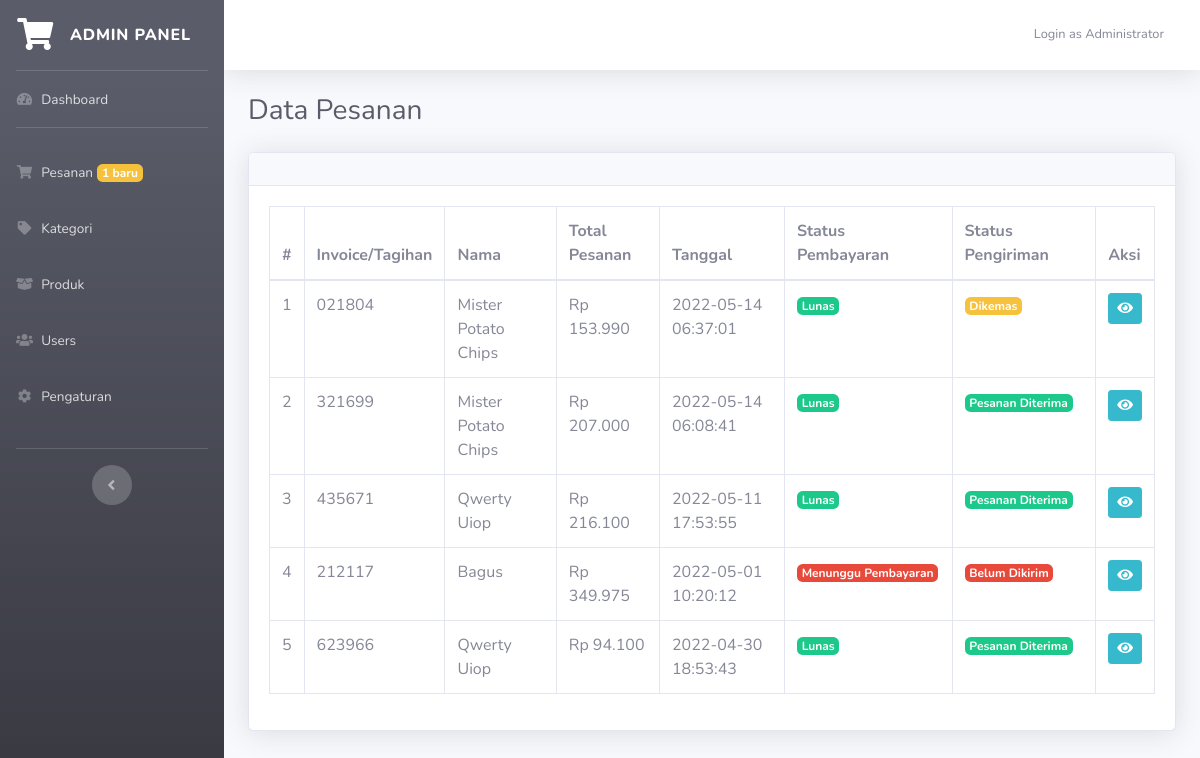
/admin.php?page=orders (signed in), run on the app's committed database.
### tables this page shows
CREATE TABLE `invoice` (
  `id` int(11) NOT NULL,
  `invoice_code` varchar(10) NOT NULL,
  `name` varchar(50) NOT NULL,
  `email` varchar(50) NOT NULL,
  `telp` varchar(20) NOT NULL,
  `region` int(11) NOT NULL,
  `address` text NOT NULL,
  `ongkir` varchar(10) NOT NULL,
  `total_price` int(11) NOT NULL,
  `total_all` int(11) NOT NULL,
  `date_input` datetime NOT NULL,
  `status_payment` int(1) NOT NULL,
  `status_delivery` int(1) NOT NULL,
  `bukti_transfer` varchar(100) NOT NULL,
  `no_resi` varchar(50) NOT NULL,
  `expedisi` varchar(50) NOT NULL
);

### admin.php (called while the page is built, shortened)
<?php
require_once 'include/func.php';
include "module/templates/index-admin.php";

### include/func.php (called while the page is built, shortened)
<?php
function string2Number($cString){
    return str_replace(",","",$cString) ;
}
function number2String($nNumber,$nDecimals=0){
    $nNumber = floatval(string2Number($nNumber)) ;
    return number_format($nNumber,$nDecimals,",",".") ;
}

### module/admin/orders.php (the view, shortened to what this page needs)
<?php
if(isset($_GET['invoice']) && $_GET['invoice'] <> ""){
    $cInvoice = $_GET['invoice'];
    $dbData = mysqli_query($db,"select * from invoice where invoice_code='$cInvoice'");
    $vaInvoice = mysqli_fetch_array($dbData);
    $dbRegion = mysqli_query($db,"select * from region where id='{$vaInvoice['region']}'");
    $vaRegion = mysqli_fetch_array($dbRegion);
?>
<div class="container-fluid">
	<h1 class="h3 mb-2 text-gray-800 mb-2">Code/Invoice = <?= $vaInvoice['invoice_code']; ?></h1>
    <?php if($vaInvoice['status_payment'] == 1 && $vaInvoice['status_delivery'] == 3){ ?>
        <h3 class="text-success">Transaksi selesai</h3>
    <?php } ?>
	<div class="card shadow mb-4">
		<div class="card-header py-3">
            <a href="?page=orders" class="btn btn-sm btn-primary"><i class="fa fa-chevron-left"></i> Back</a>
		</div>
		<div class="card-body">
            <h3 class="lead"> Data Pesanan</h3>
            <hr>
            <div class="row">
                <div class="col-md-6">
                    <table class="table table-sm table-borderless">
                        <tr>
                            <td>Nama Penerima</td>
                            <td><?= $vaInvoice['name']; ?></td>
                        </tr>
                        <tr>
                            <td>Email</td>
                            <td><?= $vaInvoice['email']; ?></td>
                        </tr>
                        <tr>
                            <td>Telepon</td>
                            <td><?= $vaInvoice['telp']; ?></td>
                        </tr>
                        <tr>
                            <td>Wilayah</td>
                            <td><?= $vaRegion['region']; ?></td>
                        </tr>
                        <tr>
                            <td>Alamat Lengkap</td>
                            <td><?= $vaInvoice['address']; ?></td>
                        </tr>
                        <tr>
                            <td>Status Pembayaran</td>
                            <?php if($vaInvoice['status_payment'] == 1){ ?>
                                <td><span class="badge badge-success">Lunas</span></td>
                            <?php
                                }else{
                                    if($vaInvoice['bukti_transfer'] <> ""){
                            ?>
								<td><span class="badge badge-warning">Menunggu Konfirmasi Admin</span></td>
                            <?php
                                    }else{
                            ?>
								<td><span class="badge badge-danger">Menunggu Pembayaran</span></td>
                            <?php
                                    }
                                }
                            ?>
                        </tr>
                        <tr>
                            <td>Status Pengiriman</td>
                            <?php
                                if($vaInvoice['status_delivery'] == 3){
                            ?>
                                <td><span class="badge badge-success">Pesanan Diterima</span></td>
                            <?php
                                }else if($vaInvoice['status_delivery'] == 2){
                            ?>
                                <td><span class="badge badge-info">Dikirim</span></td>
                            <?php
                                }else if($vaInvoice['status_delivery'] == 1){
                            ?>
                                <td><span class="badge badge-warning">Dikemas</span></td>
                            <?php
                                }else{ ?>
                                <td><span class="badge badge-danger">Belum Dikirim</span></td>
                            <?php } ?>
                        </tr>
                        <?php
                            if($vaInvoice['status_delivery'] >= 2){
                        ?>
                        <tr>
                            <td>No. Resi</td>
                            <td><?=$vaInvoice['no_resi']?></td>
                        </tr>
                        <tr>
                            <td>Expedisi</td>
                            <td><?=$vaInvoice['expedisi']?></td>
                        </tr>
                        <?php
                            }
                        ?>
                    </table>
                </div>
            </div>
            <hr>
            <?php
                if($vaInvoice['bukti_transfer'] <> "" && is_file("assets/bukti_transfer/".$vaInvoice['bukti_transfer'])){
            ?>
            <h3 class="lead"> Bukti Transfer <a href="assets/bukti_transfer/<?=$vaInvoice['bukti_transfer']?>" target="_blank"  class="btn btn-sm btn-info"><i class="fa fa-search"></i></a> </h3>
            <?php
                }
            ?>
		</div>
	</div>
    <div class="card shadow mb-5">
        <div class="card-body">
            <table class="table table-bordered">
                <tr>
                    <th>#</th>
                    <th>Nama Barang</th>
                    <th>Jml</th>
                    <th>Info</th>
                    <th>Harga</th>
                    <th>Total</th>
                    <th>Aksi</th>
                <?php
                $no=1;
                $dbOrder = mysqli_query($db,"select * from transaction where id_invoice='$cInvoice'");
                while($data = mysqli_fetch_array($dbOrder)){ ?>
                </tr>
                    <td><?= $no; ?></td>
                    <td><?= $data['product_name']; ?></td>
                    <td class="text-center"><?= $data['qty']; ?></td>
                    <?php if($data['ket'] == ""){ ?>
                        <td>-</td>
                    <?php }else{ ?>
                        <td><?= $data['ket']; ?></td>
                    <?php } ?>
                    <td>Rp <?= number2String($data['price']); ?></td>
                    <?php $total = $data['price'] * $data['qty']; ?>
                    <td>Rp <?= number2String($total); ?></td>
                    <td>
                        <a href="index.php?p=<?= $data['link']; ?>" target="_blank" class="btn btn-sm btn-success"><i class="fa fa-eye"></i></a>
                    </td>
                <tr>
                <?php
                    $no++;
                    }
                ?>
                </tr>
            </table>
            <div class="col-md-6">
                <table class="table table-borderless table-sm">
                    <tr>
                        <th>Total Harga</th>
                        <th>Rp <?= number2String($vaInvoice['total_price']); ?></script></th>
                    </tr>
                    <tr>
                        <th>Biaya Pengiriman</th>
                        <th>Rp <?= number2String($vaInvoice['ongkir']); ?></th>
                    </tr>
                    <tr>
                        <th>Total</th>
                        <th>Rp <?= number2String($vaInvoice['total_all']); ?></th>
                    </tr>
                </table>
            </div>
            <hr>
            <?php if($vaInvoice['status_payment'] == 0){ ?>
                <a href="?page=orders&opt=proses&invoice=<?= $vaInvoice['invoice_code']; ?>" onclick="return confirm('Anda sudah menerima pembayaran dan akan memproses pesanan?');" class="btn btn-info btn-sm">Proses</a>
            <?php }else if($vaInvoice['status_payment'] == 1 && $vaInvoice['status_delivery'] == 1){?>
                <a
                    href="#"
                    class="btn btn-primary btn-sm"
                    data-toggle="modal"
                    data-target="#kirimPesanan"
                    >Kirim Pesanan</a
                >
            <?php } ?>
        </div>
    </div>
</div>
<div
	class="modal fade"
	id="kirimPesanan"
	tabindex="-1"
	role="dialog"
	aria-labelledby="exampleModalLabel"
	aria-hidden="true"
>
	<div class="modal-dialog" role="document">
		<div class="modal-content">
			<div class="modal-header">
				<h5 class="modal-title" id="exampleModalLabel">Anda Akan Mengirimkan Pesanan?</h5>
				<button
					type="button"
					class="close"
					data-dismiss="modal"
					aria-label="Close"
				>
					<span aria-hidden="true">&times;</span>
				</button>
			</div>
			<div class="modal-body">
				<form
					action=""
					method="post"
				>
					<div class="form-group">
						<label for="name">No. Resi</label>
						<input
							type="text"
							class="form-control"
							id="cNoResi"
							name="cNoResi"
							autocomplete="off"
							required
						/>
					</div>
                    <div class="form-group">
						<label for="name">Expedisi</label>
						<input
							type="text"
							class="form-control"
							id="cExpedisi"
							name="cExpedisi"
							autocomplete="off"
							required
						/>
					</div>
					<button type="submit" name="kirim_pesanan" class="btn btn-success">
					Submit
					</button>
                    <button type="button" class="btn btn-danger" data-dismiss="modal">
					Batal
					</button>
				</form>
			</div>
		</div>
	</div>
</div>
<?php
}else{
?>
<div class="container-fluid">
	<h1 class="h3 mb-2 text-gray-800 mb-4">Data Pesanan</h1>
	<div class="card shadow mb-4">
		<div class="card-header py-3">
		</div>
		<div class="card-body">
            <?php
            $dbData = mysqli_query($db,"select * from invoice order by id desc");
            if(mysqli_num_rows($dbData) > 0){
            ?>
			<div class="table-responsive">
				<table
					class="table table-bordered"
					id="dataTable"
					width="100%"
					cellspacing="0"
				>
					<thead>
						<tr>
							<th>#</th>
							<th>Invoice/Tagihan</th>
							<th>Nama</th>
							<th>Total Pesanan</th>
                            <th>Tanggal</th>
                            <th>Status Pembayaran</th>
                            <th>Status Pengiriman</th>
                            <th>Aksi</th>
						</tr>
					</thead>
					<tbody class="data-content">
						<?php
                        $no = 1;
                        while($data = mysqli_fetch_array($dbData)){
                        ?>
						<tr>
							<td><?= $no; ?></td>
                            <td><?= $data['invoice_code']; ?></td>
                            <td><?= $data['name']; ?></td>
                            <td>Rp <?= number2String($data['total_all']); ?></td>
                            <td><?= $data['date_input']; ?></td>
                            <?php if($data['status_payment'] == 1){ ?>
								<td><span class="badge badge-success">Lunas</span></td>
							<?php
                                }else{
                                    if($data['bukti_transfer'] <> ""){
                            ?>
								<td><span class="badge badge-info">Bukti Transfer Tersedia</span></td>
                            <?php
                                    }else{
                            ?>
								<td><span class="badge badge-danger">Menunggu Pembayaran</span></td>
                            <?php
                                    }
                                }
                            ?>
                            <?php
                                if($data['status_delivery'] == 3){
                            ?>
                                <td><span class="badge badge-success">Pesanan Diterima</span></td>
                            <?php
                                }elseif($data['status_delivery'] == 2){
                            ?>
                                <td><span class="badge badge-info">Dikirim</span></td>
                            <?php
                                }else if($data['status_delivery'] == 1){
                            ?>
                                <td><span class="badge badge-warning">Dikemas</span></td>
                            <?php
                                }else{ ?>
                                <td><span class="badge badge-danger">Belum Dikirim</span></td>
                            <?php } ?>
                            <td>
                                <a href="?page=orders&invoice=<?= $data['invoice_code']; ?>" class="btn btn-sm btn-info"><i class="fa fa-eye"></i></a>
                            </td>
                        </tr>
                        <?php
                            $no++;
                        }
                        ?>
					</tbody>
				</table>
			</div>
			<?php
            }else{
            ?>
			<div class="alert alert-warning" role="alert">
			Oops, the order is still empty.
			</div>
            <?php } ?>
		</div>
	</div>
</div>
<?php
}
?>

### data on the page
invoice: invoice_code "021804", name "Mister Potato Chips", total_all "153.990", date_input "2022-05-14 06:37:01", status_payment "Lunas", status_delivery "Dikemas"
invoice: invoice_code "321699", name "Mister Potato Chips", total_all "207.000", date_input "2022-05-14 06:08:41", status_payment "Lunas", status_delivery "Pesanan Diterima"
invoice: invoice_code "435671", name "Qwerty Uiop", total_all "216.100", date_input "2022-05-11 17:53:55", status_payment "Lunas", status_delivery "Pesanan Diterima"
invoice: invoice_code "212117", name "Bagus", total_all "349.975", date_input "2022-05-01 10:20:12", status_payment "Menunggu Pembayaran", status_delivery "Belum Dikirim"
invoice: invoice_code "623966", name "Qwerty Uiop", total_all "94.100", date_input "2022-04-30 18:53:43", status_payment "Lunas", status_delivery "Pesanan Diterima"

### other printed values
$orders "1"
$_SESSION['name'] "Administrator"
